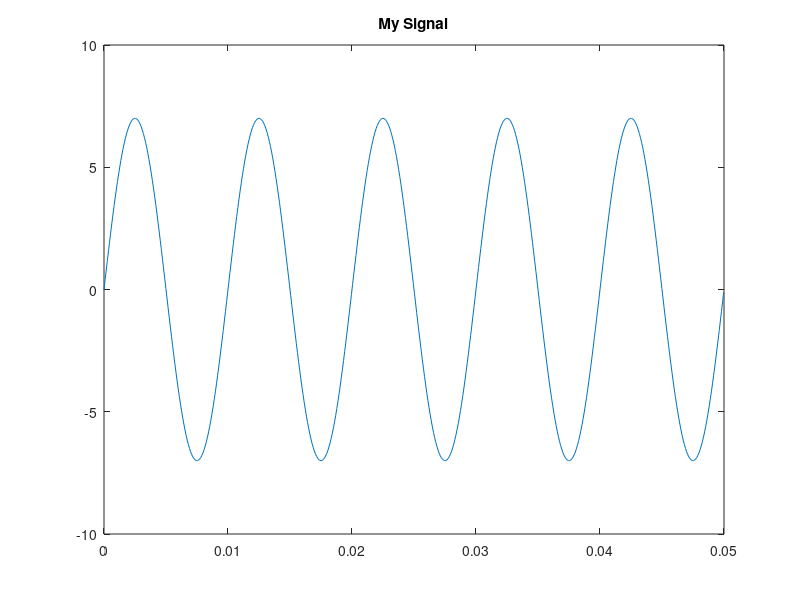

Here is the MATLAB script that generated this plot:
x.Amp = 7;
x.freq = 100;
x.phase = -pi/2;
x.fs = 11025;
x.timeInterval = 0:(1/x.fs):0.05;
x.values = x.Amp*cos(2*pi*(x.freq)*(x.timeInterval) + x.phase);
x.name = 'My Signal';
x
plot(x.timeInterval, x.values)
title(x.name)
